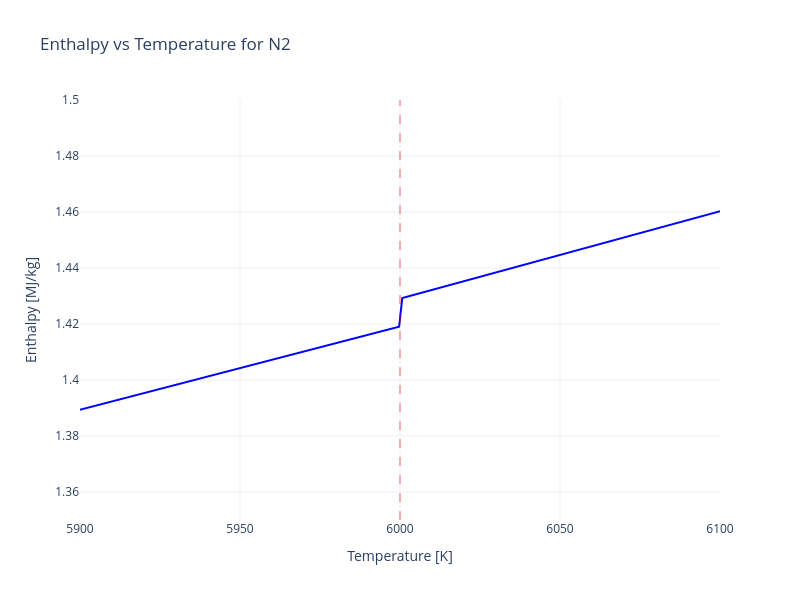

The code cell stored with this chart in its notebook:
### Markdown cell above
### Conclusion
Good agreement with the results published by Casseau. The non-constant difference of T_V to the default hy2foam configuration potentially stems from the fact that hy2foam keeps the pressure constant at 1atm while in my setup pressure varies between 1.2 and 0.9 atm while the density is kept constant. The discontinuity of T_V at 7x10^-7 originates from a discontinuity in the enthalpy fits provided by Gnoffo.

### Code cell
import jax
import jax.numpy as jnp
import plotly.graph_objects as go
from pathlib import Path

import compressible.energy_models as energy_models
import compressible.thermodynamic_relations as thermodynamic_relations
from compressible.chemistry_utils import load_species_table
from compressible.energy_models_utils import _load_gnoffo_energy_data

jax.config.update("jax_enable_x64", True)

import sys

species_name = "N2"  # enthalpy of this species will be plotted

# Add src directory to path
repo_root = Path.cwd().parent  # Assuming notebook is in experiments/
src_path = repo_root / "src"
sys.path.insert(0, str(src_path))

# Load data
general_species_data_path = (
    "/home/hhoechter/tum/jaxfluids_internship/data/" "air_5_gnoffo.json"
)

gnoffo_equilibrium_enthalpy_data_path = (
    "/home/hhoechter/tum/jaxfluids_internship/data/"
    "air_5_gnoffo_equilibrium_enthalpy.json"
)

energy_model_config_gnoffo = energy_models.EnergyModelConfig(
    model="gnoffo",
    include_electronic=True,
    data_path=gnoffo_equilibrium_enthalpy_data_path,
)

species_table = load_species_table(
    species_names=["N2"],
    general_data_path=general_species_data_path,
    energy_model_config=energy_model_config_gnoffo,
)
# Get species index
species_index = species_table.names.index(species_name)

T_limit_low, T_limit_high, _ = _load_gnoffo_energy_data(
    gnoffo_equilibrium_enthalpy_data_path, [species_name]
)

T = jnp.linspace(
    T_limit_low[0, 0],
    T_limit_high[0, -1],
    35000,
    endpoint=False,
)

# Compute enthalpy
h = thermodynamic_relations.compute_e_ve(
    T_V=T,
    species_table=species_table,
)

h_species = h[species_index, :]

# Convert to MJ/kg for better readability
h_species_MJ = h_species / 1e6

# Plot with Plotly
fig = go.Figure()

fig.add_trace(
    go.Scatter(
        x=T,
        y=h_species_MJ,
        mode="lines",
        name=f"{species_name} (Enthalpy)",
        line=dict(color="blue", width=2),
    )
)

# Mark the temperature ranges
for T_range in T_limit_low[0, 1:]:  # Skip first one
    fig.add_vline(x=T_range, line_dash="dash", line_color="red", opacity=0.3)

fig.update_xaxes(range=[5900, 6100])
fig.update_yaxes(range=[1.35, 1.5])
fig.update_layout(
    title=f"Enthalpy vs Temperature for {species_name}",
    xaxis_title="Temperature [K]",
    yaxis_title="Enthalpy [MJ/kg]",
    hovermode="x unified",
    template="plotly_white",
    width=800,
    height=600,
)

fig.show()
fig.update_layout(
    title=None,
    width=800,
    height=800,
    margin=dict(t=10, b=100, l=80, r=10),
    xaxis=dict(
        title_font=dict(size=26),
        tickfont=dict(size=22),
        # tickangle=45,
    ),
    yaxis=dict(title_font=dict(size=26), tickfont=dict(size=22)),
    legend=dict(
        font=dict(size=22),
        x=0.5,
        y=-0.25,
        xanchor="center",
        yanchor="top",
        borderwidth=1,
        bordercolor="white",
        orientation="h",
    ),
)
fig.write_image(
    "/home/hhoechter/tum/jaxfluids_internship/experiments/heatbath_0d_casseau/gnoffoenthalpyjump.pdf"
)

### Figure 1 — Plotly figure (JSON) as saved in the notebook; plotly's stock layout.template omitted (floating-point values rounded to 4 significant figures; data arrays with more than 128 entries replaced by an {"elided": "..."} marker saying what was removed)
{"data": [{"line": {"color": "blue", "width": 2}, "mode": "lines", "name": "N2 (Enthalpy)", "type": "scatter", "x": {"elided": "35000 float values"}, "y": {"elided": "35000 float values"}}], "layout": {"height": 600, "hovermode": "x unified", "shapes": [{"line": {"color": "red", "dash": "dash"}, "opacity": 0.3, "type": "line", "x0": 1000, "x1": 1000, "xref": "x", "y0": 0, "y1": 1, "yref": "y domain"}, {"line": {"color": "red", "dash": "dash"}, "opacity": 0.3, "type": "line", "x0": 6000, "x1": 6000, "xref": "x", "y0": 0, "y1": 1, "yref": "y domain"}, {"line": {"color": "red", "dash": "dash"}, "opacity": 0.3, "type": "line", "x0": 15000, "x1": 15000, "xref": "x", "y0": 0, "y1": 1, "yref": "y domain"}, {"line": {"color": "red", "dash": "dash"}, "opacity": 0.3, "type": "line", "x0": 25000, "x1": 25000, "xref": "x", "y0": 0, "y1": 1, "yref": "y domain"}], "title": {"text": "Enthalpy vs Temperature for N2"}, "width": 800, "xaxis": {"range": [5900, 6100], "title": {"text": "Temperature [K]"}}, "yaxis": {"range": [1.35, 1.5], "title": {"text": "Enthalpy [MJ/kg]"}}}}
